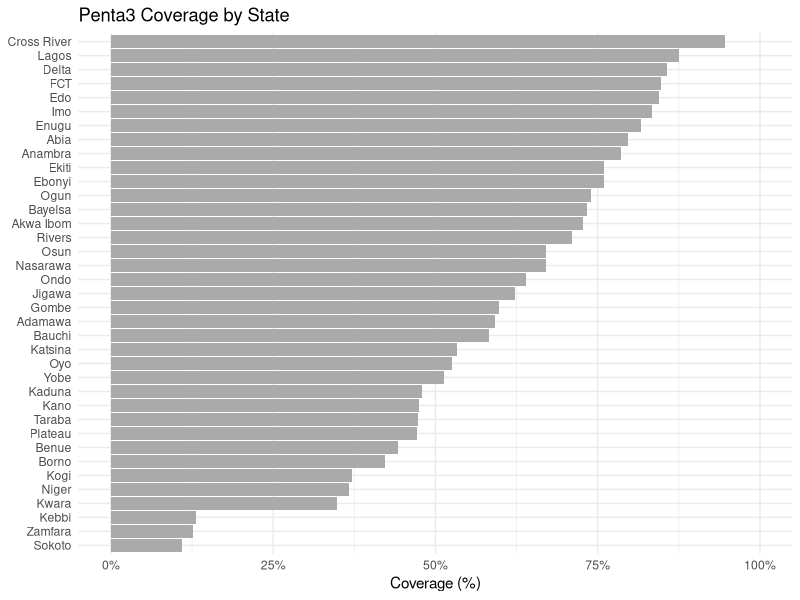
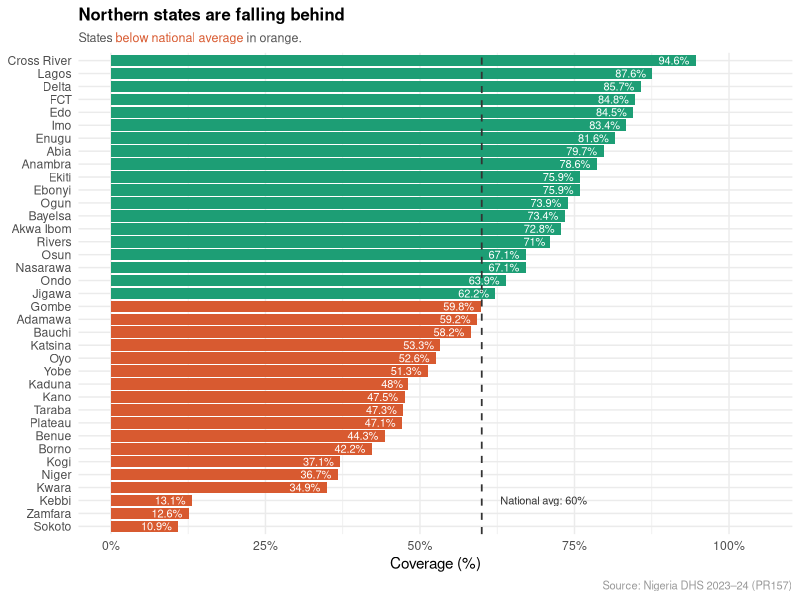
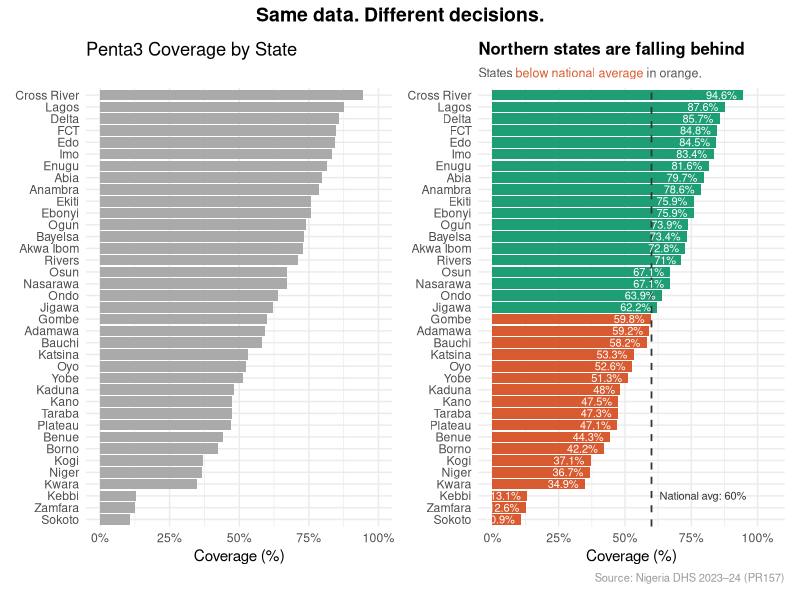

Recreate these plots in R, in order.
## ---- chunk 1
library(ggplot2)   # for building charts
library(ggtext)    # for formatted text in chart titles
library(patchwork) # for combining multiple charts
library(scales)    # for formatting axis labels as percentages
library(dplyr)     # for organising and transforming data
## ---- chunk 2
coverage <- data.frame(
  state = c(
    "Abia", "Adamawa", "Akwa Ibom", "Anambra", "Bauchi",
    "Bayelsa", "Benue", "Borno", "Cross River", "Delta",
    "Ebonyi", "Edo", "Ekiti", "Enugu", "FCT",
    "Gombe", "Imo", "Jigawa", "Kaduna", "Kano",
    "Katsina", "Kebbi", "Kogi", "Kwara", "Lagos",
    "Nasarawa", "Niger", "Ogun", "Ondo", "Osun",
    "Oyo", "Plateau", "Rivers", "Sokoto", "Taraba",
    "Yobe", "Zamfara"
  ),
  penta3_coverage = c(
    79.7, 59.2, 72.8, 78.6, 58.2,
    73.4, 44.3, 42.2, 94.6, 85.7,
    75.9, 84.5, 75.9, 81.6, 84.8,
    59.8, 83.4, 62.2, 48.0, 47.5,
    53.3, 13.1, 37.1, 34.9, 87.6,
    67.1, 36.7, 73.9, 63.9, 67.1,
    52.6, 47.1, 71.0, 10.9, 47.3,
    51.3, 12.6
  )
)
## ---- chunk 3
# View the first few rows
head(coverage)

# Quick summary of coverage values
summary(coverage$penta3_coverage)
## ---- chunk 4
#| fig-height: 8
chart_before <- ggplot(
  data = coverage,
  aes(
    x = reorder(state, penta3_coverage),
    y = penta3_coverage
  )
) +
  geom_col(fill = "#AAAAAA") +
  coord_flip() +
  scale_y_continuous(
    labels = label_percent(scale = 1),
    limits = c(0, 100)
  ) +
  labs(
    title = "Penta3 Coverage by State",
    x     = NULL,
    y     = "Coverage (%)"
  ) +
  theme_minimal(base_size = 11)

chart_before
## ---- chunk 5
# Calculate the national average
national_avg <- mean(coverage$penta3_coverage)
national_avg

# States below the national average
coverage %>%
  filter(penta3_coverage < national_avg) %>%
  arrange(penta3_coverage)
## ---- chunk 6
#| fig-height: 8
# Flag each state as above or below the national average
coverage <- coverage %>%
  mutate(below_avg = penta3_coverage < national_avg)

chart_after <- ggplot(
  data = coverage,
  aes(
    x    = reorder(state, penta3_coverage),
    y    = penta3_coverage,
    fill = below_avg
  )
) +
  geom_col() +
  geom_hline(
    yintercept = national_avg,
    linetype   = "dashed",
    colour     = "#333333",
    linewidth  = 0.6
  ) +
  geom_text(
    aes(label = paste0(penta3_coverage, "%")),
    hjust    = 1.2,
    size     = 2.8,
    colour   = "white"
  ) +
  coord_flip() +
  scale_fill_manual(
    values = c("TRUE" = "#D85A30", "FALSE" = "#1D9E75"),
    guide  = "none"
  ) +
  scale_y_continuous(
    labels = label_percent(scale = 1),
    limits = c(0, 105)
  ) +
  annotate(
    geom   = "text",
    x      = 3,
    y      = national_avg + 3,
    label  = paste0("National avg: ", round(national_avg, 1), "%"),
    hjust  = 0,
    size   = 2.8,
    colour = "#333333"
  ) +
  labs(
    title    = "**Northern states are falling behind**",
    subtitle = "States <span style='color:#D85A30'>below national average</span> in orange.",
    x        = NULL,
    y        = "Coverage (%)",
    caption  = "Source: Nigeria DHS 2023–24 (PR157)"
  ) +
  theme_minimal(base_size = 11) +
  theme(
    plot.title    = element_markdown(size = 12, lineheight = 1.3),
    plot.subtitle = element_markdown(size = 9, colour = "#555555"),
    plot.caption  = element_text(size = 8, colour = "#999999")
  )

chart_after
## ---- chunk 7
#| fig-height: 9
#| fig-width: 12
chart_before + chart_after +
  plot_annotation(
    title = "Same data. Different decisions.",
    theme = theme(
      plot.title = element_text(size = 14, face = "bold", hjust = 0.5)
    )
  ) +
  plot_layout(widths = c(1, 1))
